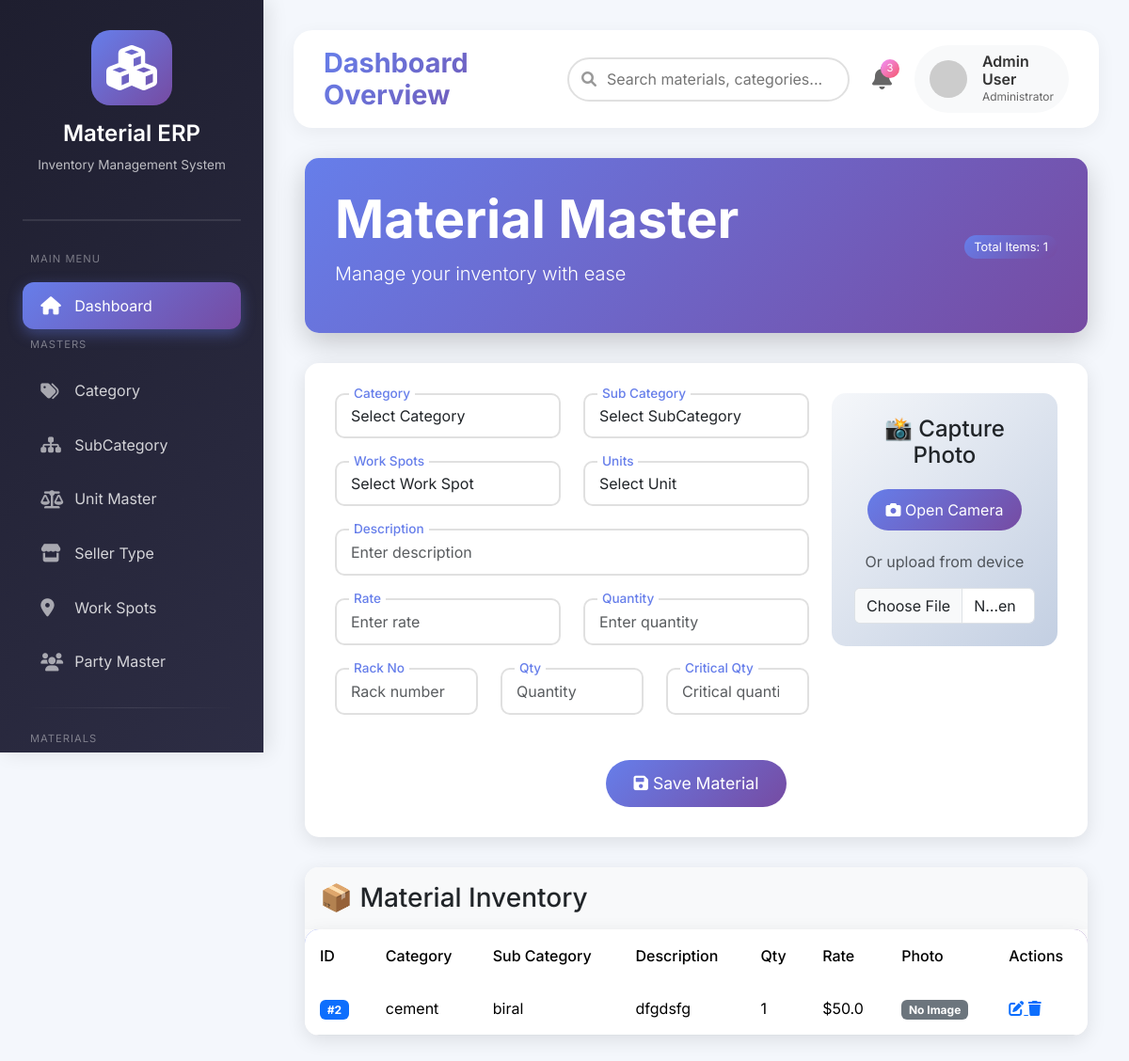
Before: /materials/master/ with the older database file.
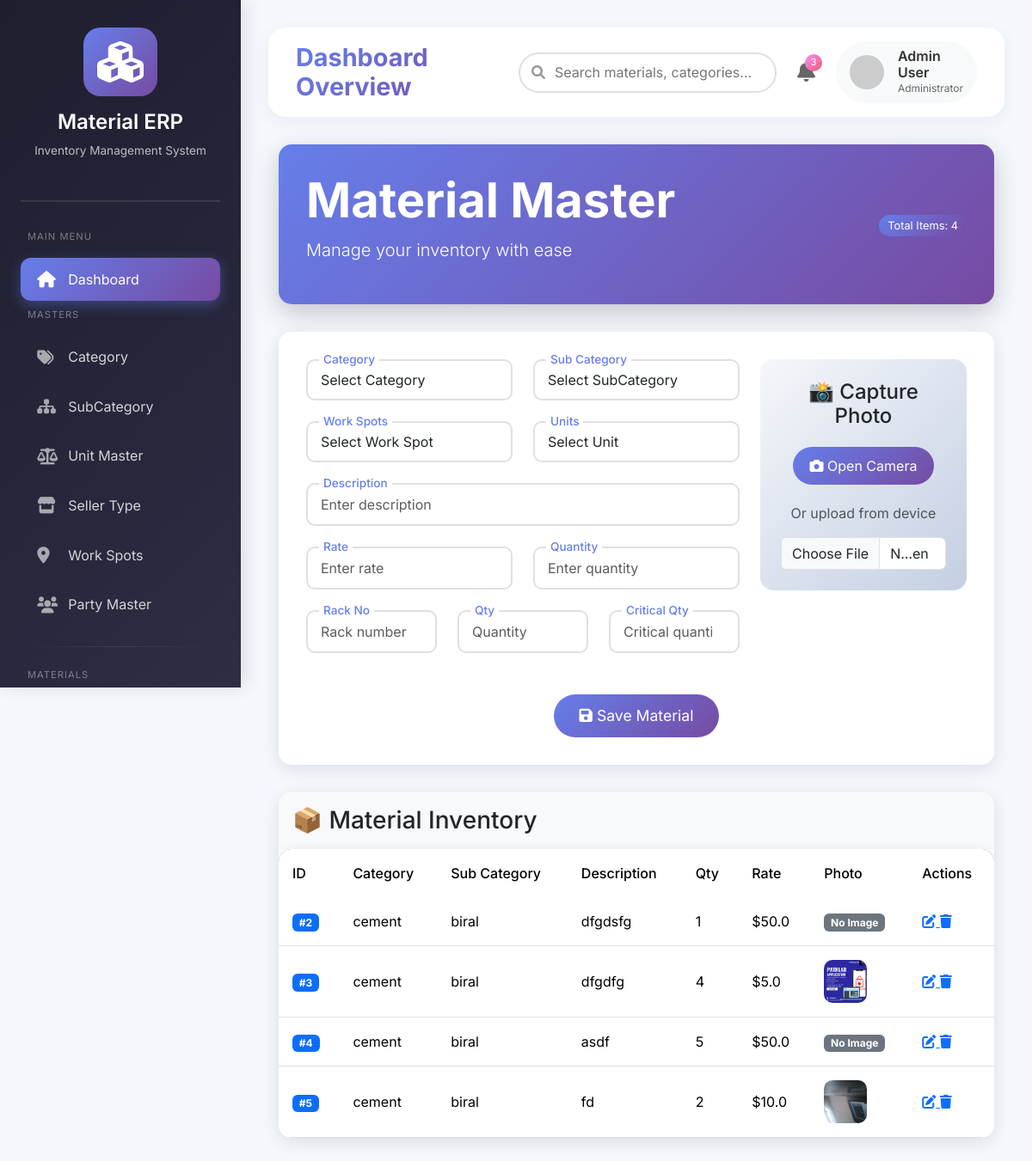
After: the same page with the newer database file.
### materials/models.py (models this page shows)
class MaterialMaster(models.Model):
    category = models.ForeignKey(Category,on_delete=models.CASCADE)
    sub_category = models.ForeignKey(SubCategory,on_delete=models.CASCADE)
    work_spots = models.ForeignKey(WorkSpots,on_delete=models.CASCADE)
    description = models.CharField(max_length=200)
    units = models.ForeignKey(UnitMaster,on_delete=models.CASCADE)
    quantity = models.IntegerField()
    qty = models.IntegerField()
    rate = models.FloatField()
    rackno = models.CharField(max_length=50)
    critical_qty = models.IntegerField()
    photo = models.ImageField(upload_to="materials")
    added_on = models.DateTimeField(auto_now_add=True)
    status = models.BooleanField(default=True)

### masters/models.py (models this page shows, shortened)
class Category(models.Model):
    id = models.AutoField(primary_key=True)
    name = models.CharField(max_length=100)
    status = models.BooleanField(default=True)

class SubCategory(models.Model):
    id = models.AutoField(primary_key=True)
    category = models.ForeignKey(Category,on_delete=models.CASCADE)
    sub_category = models.CharField(max_length=100)

### materials/views.py (the view, shortened to what this page needs)
# urls.py: path('master/', views.material_master, name='material_master'),
def material_master(request):
    category = Category.objects.all()
    subcategory = SubCategory.objects.all()
    workspots = WorkSpots.objects.all()
    units = UnitMaster.objects.all()
    data = MaterialMaster.objects.select_related(
        'category','sub_category','work_spots','units'
    ).all()
    return render(request, 'materials/material_master.html', {
        'category': category,
        'subcategory': subcategory,
        'workspots': workspots,
        'units': units,
        'data': data
    })

### materials/templates/materials/material_master.html (shortened to what the changed rows need)
{% extends 'base.html' %}
{% block content %}
<div class="container-fluid">
    <div class="material-header">
        <div class="d-flex justify-content-between align-items-center">
            <div>
                <h1 class="display-4 fw-bold">Material Master</h1>
            </div>
            <div>
                <span class="material-badge">Total Items: {{data|length}}</span>
            </div>
        </div>
    </div>
    <div class="table-modern">
        <table class="table table-modern mb-0">
            <thead>
                <tr>
                    <th>ID</th>
                    <th>Category</th>
                    <th>Sub Category</th>
                    <th>Description</th>
                    <th>Qty</th>
                    <th>Rate</th>
                    <th>Photo</th>
                    <th>Actions</th>
                </tr>
            </thead>
            <tbody>
                {% for row in data %}
                <tr>
                    <td><span class="badge bg-primary">#{{row.id}}</span></td>
                    <td>{{row.category.name}}</td>
                    <td>{{row.sub_category.sub_category}}</td>
                    <td>{{row.description}}</td>
                    <td>{{row.quantity}}</td>
                    <td>${{row.rate}}</td>
                    <td>
                        {% if row.photo %}
                        <img src="{{row.photo.url}}" width="50" height="50" style="border-radius: 10px; object-fit: cover;">
                        {% else %}
                        <span class="badge bg-secondary">No Image</span>
                        {% endif %}
                    </td>
                    <td>
                        <a href="{% url 'seller_type_edit' row.id %}" class="btn-action btn-edit" title="Edit">
                            <i class="fas fa-edit"></i>
                        </a>
                        <a href="{% url 'seller_type_delete' row.id %}" class="btn-action btn-delete" title="Delete"
                           onclick="return confirmDelete('{{ i.type }}')">
                            <i class="fas fa-trash"></i>
                        </a>
                    </td>
                </tr>
                {% endfor %}
            </tbody>
        </table>
    </div>
</div>
<link rel="stylesheet" href="https://cdnjs.cloudflare.com/ajax/libs/font-awesome/6.0.0/css/all.min.css">
{% endblock %}

Changed rows visible on the page:
added MaterialMaster: id "3", category.name "cement", sub_category.sub_category "biral", description "dfgdfg", quantity "4", rate "5.0", photo (picture)
added MaterialMaster: id "4", category.name "cement", sub_category.sub_category "biral", description "asdf", quantity "5", rate "50.0", photo "No Image"
added MaterialMaster: id "5", category.name "cement", sub_category.sub_category "biral", description "fd", quantity "2", rate "10.0", photo (picture)
Other visible differences:
{{ data|length }}: "1" → "4"
